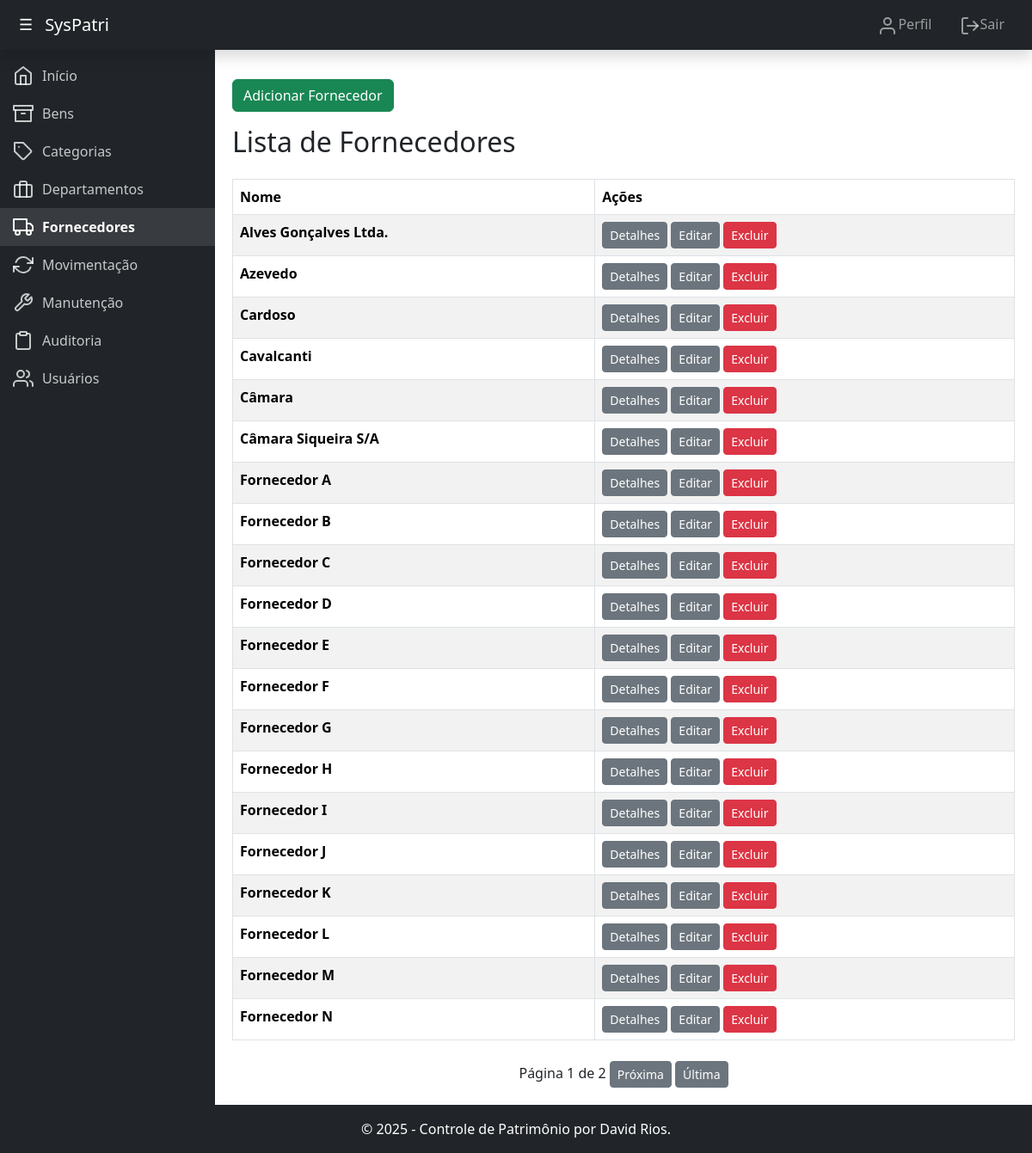
Page /patrimonio/fornecedores/ (signed in) on the committed database.
### patrimonio/models.py (models this page shows, shortened)
class Fornecedor(models.Model):
    nome = models.CharField(max_length=100, verbose_name="Nome")
    cnpj = models.CharField(max_length=18, unique=True, verbose_name="CNPJ")
    telefone = models.CharField(max_length=20, blank=True, null=True, verbose_name="Telefone")
    email = models.EmailField(blank=True, null=True, verbose_name="E-mail")
    class Meta:
        verbose_name = "Fornecedor"
        verbose_name_plural = "Fornecedores"

### patrimonio/views.py (the view)
# urls.py: path('fornecedores/', views.listar_fornecedores, name='listar_fornecedores'),
@login_required
def listar_fornecedores(request):
    fornecedores = Fornecedor.objects.all().order_by('nome')
    paginator = Paginator(fornecedores, 20)  # Exibe 20 fornecedores por página
    page_number = request.GET.get('page')  # Obtém o número da página atual
    page_obj = paginator.get_page(page_number)  # Obtém os fornecedores para a página atual
    return render(request, 'listar_fornecedores.html', {'page_obj': page_obj})

### patrimonio/templates/listar_fornecedores.html (shortened to what this page needs)
{% extends 'base.html' %}
{% block content %}
    <a class="btn btn-success" href="{% url 'adicionar_fornecedor' %}">Adicionar Fornecedor</a>
    <h2 class="mb-4">Lista de Fornecedores</h2>
    <table class="table table-striped table-bordered">
        <thead>
            <tr>
                <th>Nome</th>
                <th>Ações</th>
            </tr>
        </thead>
        <tbody>
            {% for fornecedor in page_obj %}
                <tr>
                    <td><strong>{{ fornecedor.nome }}</strong></td>
                    <td>
                        <a class="btn btn-secondary btn-sm" href="{% url 'detalhes_fornecedor' fornecedor.pk %}">Detalhes</a>
                        <a class="btn btn-secondary btn-sm" href="{% url 'atualizar_fornecedor' fornecedor.pk %}">Editar</a>
                        <a class="btn btn-danger btn-sm" href="{% url 'excluir_fornecedor' fornecedor.pk %}" onclick="return confirm('Tem certeza que deseja excluir este fornecedor?');">Excluir</a>
                    </td>
                </tr>
            {% endfor %}
        </tbody>
    </table>
    <div class="pagination align-items-center mt-4 d-flex justify-content-center">
        <span class="step-links text-center">
            <span>Página {{ page_obj.number }} de {{ page_obj.paginator.num_pages }}</span>
            {% if page_obj.has_next %}
                <a class="btn btn-secondary btn-sm" href="?page={{ page_obj.next_page_number }}">Próxima</a>
                <a class="btn btn-secondary btn-sm" href="?page={{ page_obj.paginator.num_pages }}">Última</a>
            {% endif %}
        </span>
    </div>
{% endblock %}

### rows in the picture
Fornecedor: nome "Alves Gonçalves Ltda."
Fornecedor: nome "Azevedo"
Fornecedor: nome "Cardoso"
Fornecedor: nome "Cavalcanti"
Fornecedor: nome "Câmara"
Fornecedor: nome "Câmara Siqueira S/A"
Fornecedor: nome "Fornecedor A"
Fornecedor: nome "Fornecedor B"
Fornecedor: nome "Fornecedor C"
Fornecedor: nome "Fornecedor D"
Fornecedor: nome "Fornecedor E"
Fornecedor: nome "Fornecedor F"
Fornecedor: nome "Fornecedor G"
Fornecedor: nome "Fornecedor H"
Fornecedor: nome "Fornecedor I"
Fornecedor: nome "Fornecedor J"
Fornecedor: nome "Fornecedor K"
Fornecedor: nome "Fornecedor L"
Fornecedor: nome "Fornecedor M"
Fornecedor: nome "Fornecedor N"

### other values in the picture
{{ page_obj.number }} "1"
{{ page_obj.paginator.num_pages }} "2"
